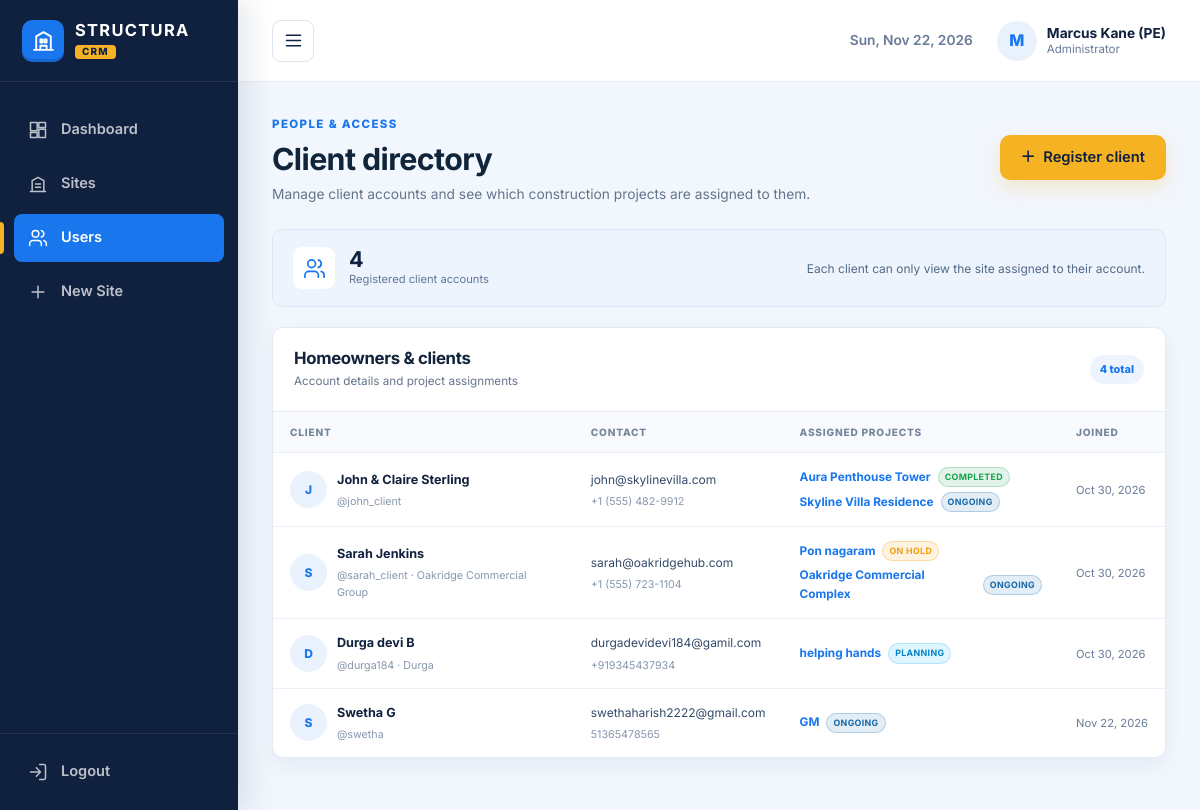
The page /admin-portal/clients/ (signed in) on the database its author committed.
### accounts/models.py (models this page shows, shortened)
class User(AbstractUser):
    is_site_admin = models.BooleanField(
        default=False,
        help_text="Designates whether the user is a construction site administrator."
    )
    is_client = models.BooleanField(
        default=False,
        help_text="Designates whether the user is a client / homeowner."
    )
    phone_number = models.CharField(max_length=20, blank=True)
    company_name = models.CharField(max_length=150, blank=True)
    class Meta:
        verbose_name = "User"
        verbose_name_plural = "Users"

### projects/models.py (models this page shows, shortened)
class ConstructionSite(models.Model):
    STATUS_PLANNING = 'PLANNING'
    STATUS_ONGOING = 'ONGOING'
    STATUS_ON_HOLD = 'ON_HOLD'
    STATUS_COMPLETED = 'COMPLETED'
    STATUS_CHOICES = [
        (STATUS_PLANNING, 'Planning'),
        (STATUS_ONGOING, 'Ongoing'),
        (STATUS_ON_HOLD, 'On Hold'),
        (STATUS_COMPLETED, 'Completed'),
    ]
    name = models.CharField(max_length=200, help_text="e.g. Skyline Villa Residence")
    client = models.ForeignKey(
        settings.AUTH_USER_MODEL,
        on_delete=models.CASCADE,
        related_name='assigned_sites',
        help_text="The homeowner/client authorized to view this project."
    )
    site_address = models.TextField()
    start_date = models.DateField(default=timezone.now)
    estimated_completion_date = models.DateField()
    status = models.CharField(
        max_length=20,
        choices=STATUS_CHOICES,
        default=STATUS_ONGOING
    )
    project_manager = models.CharField(
        max_length=150,
        default="Eng. Robert Vance (Senior Project Lead)"
    )
    created_at = models.DateTimeField(auto_now_add=True)
    updated_at = models.DateTimeField(auto_now=True)
    class Meta:
        ordering = ['-created_at']
        verbose_name = "Construction Site"
        verbose_name_plural = "Construction Sites"
    @property
    def status_badge_class(self) -> str:
        mapping = {
            self.STATUS_PLANNING: 'badge-planning',
            self.STATUS_ONGOING: 'badge-ongoing',
            self.STATUS_ON_HOLD: 'badge-hold',
            self.STATUS_COMPLETED: 'badge-completed',
        }
        return mapping.get(self.status, 'badge-secondary')

### projects/views.py (the view)
# urls.py: path('admin-portal/clients/', views.admin_client_list, name='admin_client_list'),
@site_admin_required
def admin_client_list(request):
    clients = User.objects.filter(is_client=True).prefetch_related('assigned_sites')
    return render(request, 'admin_portal/client_list.html', {
        'clients': clients,
        'total_clients': clients.count()
    })

### accounts/permissions.py (called while the page is built)
def site_admin_required(view_func):
    @wraps(view_func)
    def _wrapped_view(request, *args, **kwargs):
        if not request.user.is_authenticated:
            messages.info(request, "Please log in with administrator credentials.")
            return redirect('accounts:login')
        if not (request.user.is_site_admin or request.user.is_superuser):
            raise PermissionDenied("Access restricted to Site Administrators.")
        return view_func(request, *args, **kwargs)
    return _wrapped_view

### templates/admin_portal/client_list.html (shortened to what this page needs)
{% extends 'base.html' %}
{% load static %}
{% block content %}
<div class="admin-shell">
  {% with admin_active='users' %}{% include 'includes/admin_sidebar.html' %}{% endwith %}
  <div class="admin-workspace">
    {% include 'includes/admin_topbar.html' %}
    <main class="admin-main admin-directory-main">
      <section class="admin-page-heading">
        <div><span class="admin-eyebrow navy">People & access</span><h1>Client directory</h1><p>Manage client accounts and see which construction projects are assigned to them.</p></div>
        <a href="{% url 'projects:admin_client_create' %}" class="btn admin-create-btn"><span aria-hidden="true">＋</span> Register client</a>
      </section>
      <section class="admin-directory-summary">
        <span class="admin-directory-summary-icon">
          <svg viewBox="0 0 24 24" aria-hidden="true"><path d="M16 21v-2a4 4 0 0 0-4-4H6a4 4 0 0 0-4 4v2M9 11a4 4 0 1 0 0-8 4 4 0 0 0 0 8zm13 10v-2a4 4 0 0 0-3-3.87M16 3.13a4 4 0 0 1 0 7.75"/></svg>
        </span>
        <div><strong>{{ total_clients }}</strong><span>Registered client accounts</span></div>
        <p>Each client can only view the site assigned to their account.</p>
      </section>
      <section class="admin-directory-panel">
        <div class="admin-directory-panel-heading"><div><h2>Homeowners & clients</h2><p>Account details and project assignments</p></div><span class="admin-record-count">{{ total_clients }} total</span></div>
        <div class="admin-client-table-wrap">
          <table class="admin-client-table">
            <thead><tr><th>Client</th><th>Contact</th><th>Assigned projects</th><th>Joined</th></tr></thead>
            <tbody>
              {% for client in clients %}
              <tr>
                <td>
                  <div class="admin-client-identity"><span class="admin-client-avatar">{{ client.first_name|first|default:client.username|first|upper }}</span><div><strong>{{ client.get_full_name|default:client.username }}</strong><small>@{{ client.username }}{% if client.company_name %} · {{ client.company_name }}{% endif %}</small></div></div>
                </td>
                <td><div class="admin-client-contact"><span>{{ client.email|default:"No email recorded" }}</span>{% if client.phone_number %}<small>{{ client.phone_number }}</small>{% endif %}</div></td>
                <td>
                  <div class="admin-assigned-sites">
                    {% for site in client.assigned_sites.all %}
                    <a href="{% url 'projects:admin_site_detail' site.id %}" class="admin-assigned-site"><span>{{ site.name }}</span><small class="badge {{ site.status_badge_class }}">{{ site.get_status_display }}</small></a>
                    {% empty %}
                    <span class="admin-unassigned-label">No site assigned</span>
                    <a href="{% url 'projects:admin_site_create' %}?client={{ client.id }}" class="admin-assign-link">Assign site →</a>
                    {% endfor %}
                  </div>
                </td>
                <td><span class="admin-joined-date">{{ client.date_joined|date:"M d, Y" }}</span></td>
              </tr>
              {% empty %}
              <tr><td colspan="4"><div class="admin-directory-empty"><span aria-hidden="true">♙</span><h3>No client accounts yet</h3><p>Create an account to assign a homeowner to a project.</p><a href="{% url 'projects:admin_client_create' %}" class="btn admin-card-btn">Register first client</a></div></td></tr>
              {% endfor %}
            </tbody>
          </table>
        </div>
      </section>
    </main>
  </div>
</div>
{% endblock %}

### templates/includes/admin_topbar.html
<header class="admin-topbar">
  <button type="button" class="admin-menu-toggle" id="adminMenuToggle" aria-label="Toggle navigation" aria-expanded="false">
    <svg viewBox="0 0 24 24" aria-hidden="true"><path d="M4 6h16M4 12h16M4 18h16"/></svg>
  </button>
  <div class="admin-topbar-actions">
    <span class="admin-date" id="adminCurrentDate"></span>
    <div class="admin-profile">
      <span class="admin-avatar">{{ user.first_name|first|default:user.username|first|upper }}</span>
      <span><strong>{{ user.get_full_name|default:user.username }}</strong><small>Administrator</small></span>
    </div>
  </div>
</header>

### rows shown on the page
User: first_name|first "M", get_full_name "Marcus Kane (PE)"
User: first_name|first "J", get_full_name "John & Claire Sterling", username "john_client", email "john@skylinevilla.com", phone_number "+1 (555) 482-9912", date_joined "Oct 30, 2026"
ConstructionSite: name "Aura Penthouse Tower", status "COMPLETED"
ConstructionSite: name "Skyline Villa Residence", status "ONGOING"
User: first_name|first "S", get_full_name "Sarah Jenkins", username "sarah_client", company_name "Oakridge Commercial Group", email "sarah@oakridgehub.com", phone_number "+1 (555) 723-1104", date_joined "Oct 30, 2026"
ConstructionSite: name "Pon nagaram", status "ON HOLD"
ConstructionSite: name "Oakridge Commercial Complex", status "ONGOING"
User: first_name|first "D", get_full_name "Durga devi B", username "durga184", company_name "Durga", email "durgadevidevi184@gamil.com", phone_number "+919345437934", date_joined "Oct 30, 2026"
ConstructionSite: name "helping hands", status "PLANNING"
User: first_name|first "S", get_full_name "Swetha G", username "swetha", email "swethaharish2222@gmail.com", phone_number "51365478565", date_joined "Nov 22, 2026"
ConstructionSite: name "GM", status "ONGOING"

### other values the page prints
{{ total_clients }} "4"
